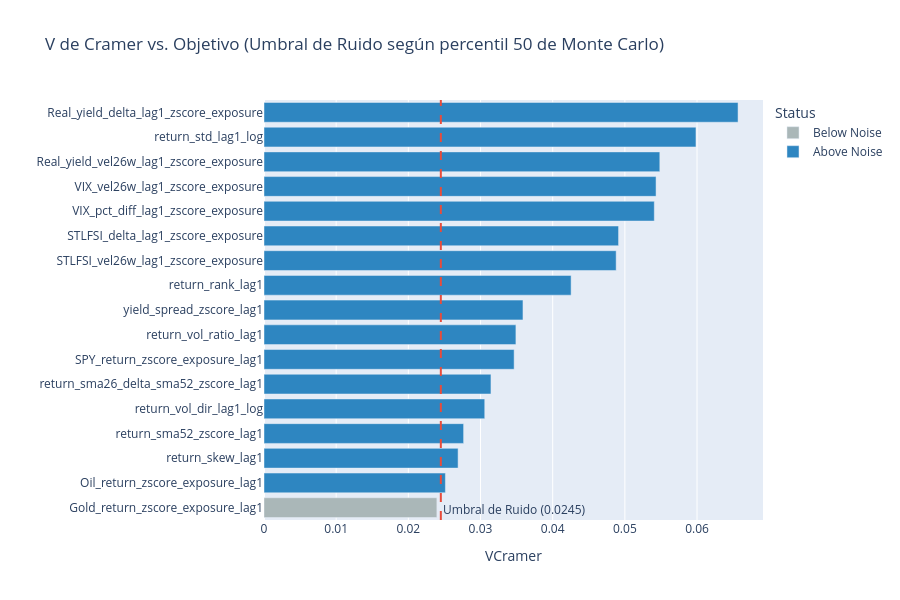

Notebook cell for this chart:
### Markdown cell above
### Ranking de variables (V de Cramer)

### Code cell
_ = rankear_variables(X=X, y=y, percentil=50, graficar=True)

### Figure 1 — Plotly figure (JSON) as saved in the notebook; plotly's stock layout.template omitted (floating-point values rounded to 4 significant figures)
{"data": [{"hovertemplate": "Status=Below Noise<br>VCramer=%{x}<br>index=%{y}<extra></extra>", "legendgroup": "Below Noise", "marker": {"color": "#AAB7B8", "pattern": {"shape": ""}}, "name": "Below Noise", "orientation": "h", "showlegend": true, "textposition": "auto", "type": "bar", "x": [0.02395], "xaxis": "x", "y": ["Gold_return_zscore_exposure_lag1"], "yaxis": "y"}, {"hovertemplate": "Status=Above Noise<br>VCramer=%{x}<br>index=%{y}<extra></extra>", "legendgroup": "Above Noise", "marker": {"color": "#2E86C1", "pattern": {"shape": ""}}, "name": "Above Noise", "orientation": "h", "showlegend": true, "textposition": "auto", "type": "bar", "x": [0.02514, 0.02689, 0.02766, 0.03058, 0.03145, 0.03466, 0.03491, 0.03588, 0.04255, 0.04879, 0.04913, 0.05408, 0.05432, 0.05484, 0.05985, 0.06568], "xaxis": "x", "y": ["Oil_return_zscore_exposure_lag1", "return_skew_lag1", "return_sma52_zscore_lag1", "return_vol_dir_lag1_log", "return_sma26_delta_sma52_zscore_lag1", "SPY_return_zscore_exposure_lag1", "return_vol_ratio_lag1", "yield_spread_zscore_lag1", "return_rank_lag1", "STLFSI_vel26w_lag1_zscore_exposure", "STLFSI_delta_lag1_zscore_exposure", "VIX_pct_diff_lag1_zscore_exposure", "VIX_vel26w_lag1_zscore_exposure", "Real_yield_vel26w_lag1_zscore_exposure", "return_std_lag1_log", "Real_yield_delta_lag1_zscore_exposure"], "yaxis": "y"}], "layout": {"annotations": [{"showarrow": false, "text": "Umbral de Ruido (0.0245)", "x": 0.0245, "xanchor": "left", "xref": "x", "y": 0, "yanchor": "bottom", "yref": "y domain"}], "barmode": "relative", "height": 600, "legend": {"title": {"text": "Status"}, "tracegroupgap": 0}, "shapes": [{"line": {"color": "#E74C3C", "dash": "dash"}, "type": "line", "x0": 0.0245, "x1": 0.0245, "xref": "x", "y0": 0, "y1": 1, "yref": "y domain"}], "title": {"text": "V de Cramer vs. Objetivo (Umbral de Ruido según percentil 50 de Monte Carlo)"}, "xaxis": {"anchor": "y", "domain": [0, 1], "title": {"text": "VCramer"}}, "yaxis": {"anchor": "x", "domain": [0, 1], "dtick": 1, "title": {"text": ""}}}}
